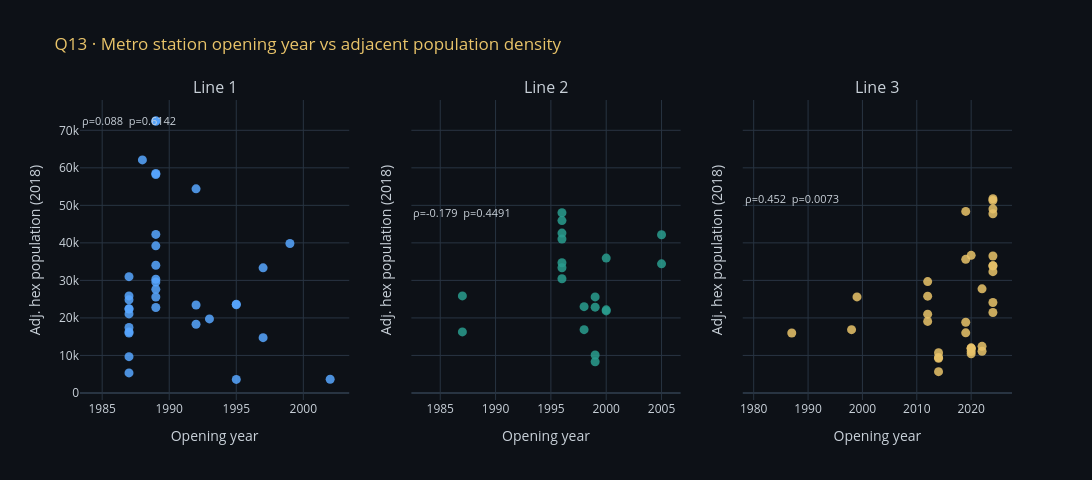

This figure's notebook cell:
### Markdown cell above
<div style="background:rgba(88,166,255,0.06);border-left:3px solid #58A6FF;padding:14px 20px;border-radius:0 6px 6px 0;margin:16px 0;width:calc(100% - 32px);max-width:calc(100% - 32px);box-sizing:border-box;overflow-x:auto;overflow-wrap:anywhere;word-break:break-word;white-space:normal;">
 <span style="font-family:'Share Tech Mono',monospace;color:#58A6FF;font-size:.85em;letter-spacing:.15em;max-width:100%;box-sizing:border-box;overflow-wrap:anywhere;word-break:break-word;white-space:normal;">⟐ CODE EXPLANATION</span>
 <p style="margin:8px 0 0;color:#C9D1D9;line-height:1.6;max-width:100%;box-sizing:border-box;overflow-wrap:anywhere;word-break:break-word;white-space:normal;">3-panel scatter: one subplot per line, opening year on x-axis, adjacent-hex population on y-axis. Spearman ρ annotated.</p>
</div>

### Code cell
fig = make_subplots(rows=1, cols=3, subplot_titles=['Line 1','Line 2','Line 3'], shared_yaxes=True)
colors_l = {'Line 1':'#58A6FF','Line 2':'#2A9D8F','Line 3':'#E9C46A'}
for idx, line in enumerate(['Line 1','Line 2','Line 3']):
    sub = metro_pts[metro_pts.line == line].dropna(subset=['hex_pop_2018','opening_year'])
    fig.add_trace(go.Scatter(
        x=sub['opening_year'], y=sub['hex_pop_2018'], mode='markers',
        marker=dict(color=colors_l[line], size=9, opacity=.85),
        name=line, text=sub['station_en'], showlegend=False,
    ), row=1, col=idx+1)
    # Annotate rho
    if not corr_df[corr_df.line == line].empty:
        rr = corr_df[corr_df.line == line].iloc[0]
        fig.add_annotation(xref=f'x{idx+1}', yref=f'y{idx+1}',
                            x=sub['opening_year'].min(), y=sub['hex_pop_2018'].max(),
                            text=f"ρ={rr.spearman_rho}  p={rr.p_value}",
                            showarrow=False, font=dict(color=TXT, size=11), align='left')
fig.update_layout(template='plotly_dark', paper_bgcolor=BG, plot_bgcolor=BG,
                  title=dict(text='Q13 · Metro station opening year vs adjacent population density',
                             font=dict(color='#E9C46A')),
                  font=dict(color=TXT), height=480, width=1100)
fig.update_xaxes(title='Opening year', color=TXT)
fig.update_yaxes(title='Adj. hex population (2018)', color=TXT)
fig.show()

### Figure 1 — Plotly figure (JSON) as saved in the notebook; plotly's stock layout.template omitted (floating-point values rounded to 4 significant figures)
{"data": [{"marker": {"color": "#58A6FF", "opacity": 0.85, "size": 9}, "mode": "markers", "name": "Line 1", "showlegend": false, "text": ["Helwan", "Ain Helwan", "Helwan University metro station", "Wadi Hof", "Hadayek Helwan", "El-Maasara", "Tora El-Asmant", "Kozzika", "Tora El-Balad", "Sakanat El-Maadi", "Maadi", "Hadayek El-Maadi", "Dar El-Salam", "El-Zahraa'", "Mar Girgis ", "El-Malek El-Saleh", "Al-Sayeda Zeinab", "Saad Zaghloul", "Sadat", "Nasser", "Orabi", "Al-Shohadaa ", "Ghamra", "El-Demerdash", "Manshiet El-Sadr", "Kobri El-Qobba", "Hammamat El-Qobba", "Saray El-Qobba", "Hadayeq El-Zaitoun", "Helmeyet El-Zaitoun", "El-Matareyya", "Ain Shams", "Ezbet El-Nakhl", "El-Marg", "New El-Marg"], "type": "scatter", "x": [1987, 1987, 2002, 1995, 1997, 1987, 1987, 1993, 1987, 1992, 1995, 1992, 1988, 1997, 1992, 1995, 1987, 1987, 1987, 1987, 1987, 1987, 1989, 1989, 1989, 1989, 1989, 1989, 1989, 1989, 1989, 1989, 1989, 1989, 1999], "xaxis": "x", "y": [17440.0, 5335.0, 3647.0, 3621.0, 14740.0, 21060.0, 9675.0, 19740.0, 31000.0, 23440.0, 23500.0, 54400.0, 62100.0, 33350.0, 18310.0, 23670.0, 24820.0, 22470.0, 16270.0, 15970.0, 22350.0, 25870.0, 39210.0, 30320.0, 29580.0, 27620.0, 25560.0, 22790.0, 34030.0, 42260.0, 58220.0, 72580.0, 72390.0, 58500.0, 39820.0], "yaxis": "y"}, {"marker": {"color": "#2A9D8F", "opacity": 0.85, "size": 9}, "mode": "markers", "name": "Line 2", "showlegend": false, "text": ["El-Mounib", "Sakiat Mekky", "Omm El-Masryeen ", "El Giza", "Faisal", "Cairo University", "El Bohoth", "Dokki", "Opera", "Sadat", "Mohamed Naguib", "Attaba", "Al-Shohadaa ", "Masarra", "Road El-Farag", "St. Teresa", "Khalafawy", "Mezallat", "Kolleyyet El-Zeraa", "Shubra El-Kheima"], "type": "scatter", "x": [2005, 2005, 2000, 2000, 2000, 1999, 1999, 1999, 1999, 1987, 1998, 1998, 1987, 1996, 1996, 1996, 1996, 1996, 1996, 1996], "xaxis": "x2", "y": [34420.0, 42170.0, 35940.0, 22160.0, 21880.0, 25600.0, 22870.0, 10110.0, 8324.0, 16270.0, 23000.0, 16870.0, 25870.0, 42610.0, 48020.0, 45930.0, 41040.0, 30440.0, 33370.0, 34710.0], "yaxis": "y2"}, {"marker": {"color": "#E9C46A", "opacity": 0.85, "size": 9}, "mode": "markers", "name": "Line 3", "showlegend": false, "text": ["Adly Mansour", "El Haykestep", "Omar Ibn El-Khattab", "Qobaa", "Hesham Barakat", "El-Nozha", "Nadi El-Shams", "Alf Maskan", "Heliopolis Square", "Haroun", "Al-Ahram", "Koleyet El-Banat", "Stadium", "Fair Zone", "Abbassia", "Abdou Pasha", "El Geish", "Bab El Shaaria", "Attaba", "Nasser", "Maspero", "Safaa Hegazy", "Kit Kat", "Sudan", "Imbaba", "El-Bohy", "El-Qawmia", "Ring Road", "Rod al-Farag Corridor", "Tawfikia", "Wadi El Nile", "Gamat El Dowal", "Boulak El Dakrour", "Cairo University"], "type": "scatter", "x": [2020, 2020, 2020, 2020, 2020, 2020, 2019, 2019, 2019, 2019, 2014, 2014, 2014, 2014, 2012, 2012, 2012, 2012, 1998, 1987, 2022, 2022, 2022, 2024, 2024, 2024, 2024, 2024, 2024, 2024, 2024, 2024, 2024, 1999], "xaxis": "x3", "y": [11890.0, 10420.0, 12030.0, 11060.0, 11820.0, 36680.0, 48390.0, 35610.0, 16020.0, 18840.0, 10750.0, 9456.0, 9257.0, 5680.0, 25800.0, 21000.0, 29690.0, 19060.0, 16870.0, 15970.0, 12420.0, 11120.0, 27760.0, 36510.0, 47760.0, 51750.0, 51300.0, 49060.0, 32320.0, 33880.0, 24120.0, 21440.0, 33890.0, 25600.0], "yaxis": "y3"}], "layout": {"annotations": [{"font": {"size": 16}, "showarrow": false, "text": "Line 1", "x": 0.1444, "xanchor": "center", "xref": "paper", "y": 1, "yanchor": "bottom", "yref": "paper"}, {"font": {"size": 16}, "showarrow": false, "text": "Line 2", "x": 0.5, "xanchor": "center", "xref": "paper", "y": 1, "yanchor": "bottom", "yref": "paper"}, {"font": {"size": 16}, "showarrow": false, "text": "Line 3", "x": 0.8556, "xanchor": "center", "xref": "paper", "y": 1, "yanchor": "bottom", "yref": "paper"}, {"align": "left", "font": {"color": "#C9D1D9", "size": 11}, "showarrow": false, "text": "ρ=0.088  p=0.6142", "x": 1987, "xref": "x", "y": 72580.0, "yref": "y"}, {"align": "left", "font": {"color": "#C9D1D9", "size": 11}, "showarrow": false, "text": "ρ=-0.179  p=0.4491", "x": 1987, "xref": "x2", "y": 48019, "yref": "y2"}, {"align": "left", "font": {"color": "#C9D1D9", "size": 11}, "showarrow": false, "text": "ρ=0.452  p=0.0073", "x": 1987, "xref": "x3", "y": 51750.0, "yref": "y3"}], "font": {"color": "#C9D1D9"}, "height": 480, "paper_bgcolor": "#0D1117", "plot_bgcolor": "#0D1117", "title": {"font": {"color": "#E9C46A"}, "text": "Q13 · Metro station opening year vs adjacent population density"}, "width": 1100, "xaxis": {"anchor": "y", "color": "#C9D1D9", "domain": [0, 0.2889], "title": {"text": "Opening year"}}, "xaxis2": {"anchor": "y2", "color": "#C9D1D9", "domain": [0.3556, 0.6444], "title": {"text": "Opening year"}}, "xaxis3": {"anchor": "y3", "color": "#C9D1D9", "domain": [0.7111, 1], "title": {"text": "Opening year"}}, "yaxis": {"anchor": "x", "color": "#C9D1D9", "domain": [0, 1], "title": {"text": "Adj. hex population (2018)"}}, "yaxis2": {"anchor": "x2", "color": "#C9D1D9", "domain": [0, 1], "matches": "y", "showticklabels": false, "title": {"text": "Adj. hex population (2018)"}}, "yaxis3": {"anchor": "x3", "color": "#C9D1D9", "domain": [0, 1], "matches": "y", "showticklabels": false, "title": {"text": "Adj. hex population (2018)"}}}}
